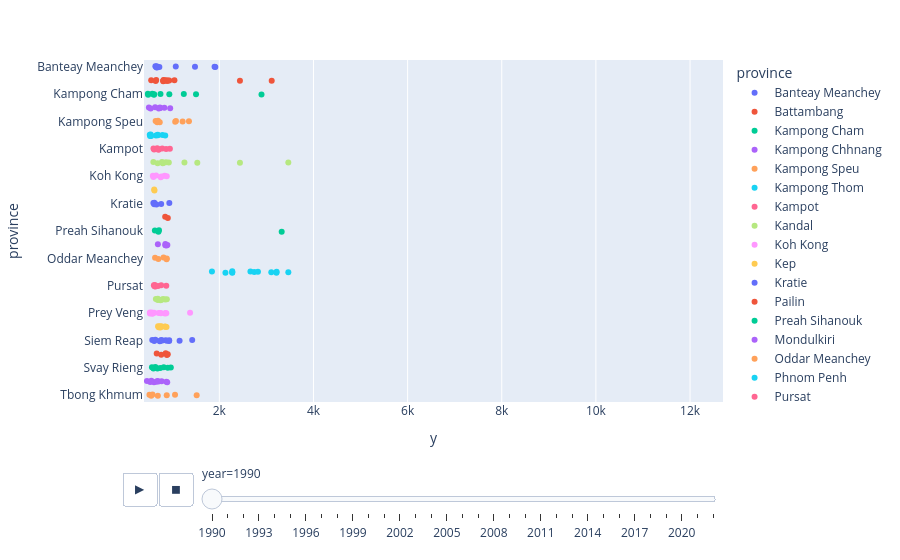

The cell this chart's notebook holds for it:
### Code cell
px.strip(df,
         x = 'y',
         y = 'province',
         range_x= [400, 12700],
         color = 'province',
         hover_name= 'district',
         hover_data = ['province'],
         animation_frame= 'year')

### Figure 1 — Plotly figure (JSON) as saved in the notebook; plotly's stock layout.template omitted (floating-point values rounded to 4 significant figures)
{"data": [{"alignmentgroup": "True", "boxpoints": "all", "fillcolor": "rgba(255,255,255,0)", "hoveron": "points", "hovertemplate": "<b>%{hovertext}</b><br><br>province=%{y}<br>year=1990<br>y=%{x}<extra></extra>", "hovertext": ["Malai", "Mongkol Borei", "Ou Chrov", "Paoy Paet", "Phnum Srok", "Preah Netr Preah", "Serei Saophoan", "Svay Chek", "Thma Puok"], "legendgroup": "Banteay Meanchey", "line": {"color": "rgba(255,255,255,0)"}, "marker": {"color": "#636efa"}, "name": "Banteay Meanchey", "offsetgroup": "Banteay Meanchey", "orientation": "h", "pointpos": 0, "showlegend": true, "type": "box", "x": [676.0, 1075.0, 1899.0, 1483.0, 642.0, 726.0, 1915.0, 668.0, 660.0], "x0": " ", "xaxis": "x", "y": ["Banteay Meanchey", "Banteay Meanchey", "Banteay Meanchey", "Banteay Meanchey", "Banteay Meanchey", "Banteay Meanchey", "Banteay Meanchey", "Banteay Meanchey", "Banteay Meanchey"], "y0": " ", "yaxis": "y"}, {"alignmentgroup": "True", "boxpoints": "all", "fillcolor": "rgba(255,255,255,0)", "hoveron": "points", "hovertemplate": "<b>%{hovertext}</b><br><br>province=%{y}<br>year=1990<br>y=%{x}<extra></extra>", "hovertext": ["Aek Phnum", "Banan", "Battambang", "Bavel", "Kamrieng", "Koas Krala", "Moung Ruessei", "Phnum Proek", "Rotonak Mondol", "Rukh Kiri", "Samlout", "Sampov Lun", "Sangkae", "Thma Koul", "Tonlé Sap"], "legendgroup": "Battambang", "line": {"color": "rgba(255,255,255,0)"}, "marker": {"color": "#EF553B"}, "name": "Battambang", "offsetgroup": "Battambang", "orientation": "h", "pointpos": 0, "showlegend": true, "type": "box", "x": [897.0, 659.0, 3113.0, 553.0, 859.0, 811.0, 808.0, 909.0, 815.0, 648.0, 874.0, 815.0, 2438.0, 1046.0, 936.0], "x0": " ", "xaxis": "x", "y": ["Battambang", "Battambang", "Battambang", "Battambang", "Battambang", "Battambang", "Battambang", "Battambang", "Battambang", "Battambang", "Battambang", "Battambang", "Battambang", "Battambang", "Battambang"], "y0": " ", "yaxis": "y"}, {"alignmentgroup": "True", "boxpoints": "all", "fillcolor": "rgba(255,255,255,0)", "hoveron": "points", "hovertemplate": "<b>%{hovertext}</b><br><br>province=%{y}<br>year=1990<br>y=%{x}<extra></extra>", "hovertext": ["Batheay", "Chamkar Leu", "Cheung Prey", "Kampong Cham", "Kampong Siem", "Kang Meas", "Kaoh Soutin", "Prey Chhor", "Srei Santhor", "Stueng Trang"], "legendgroup": "Kampong Cham", "line": {"color": "rgba(255,255,255,0)"}, "marker": {"color": "#00cc96"}, "name": "Kampong Cham", "offsetgroup": "Kampong Cham", "orientation": "h", "pointpos": 0, "showlegend": true, "type": "box", "x": [615.0, 938.0, 611.0, 2896.0, 1505.0, 750.0, 1246.0, 576.0, 482.0, 488.0], "x0": " ", "xaxis": "x", "y": ["Kampong Cham", "Kampong Cham", "Kampong Cham", "Kampong Cham", "Kampong Cham", "Kampong Cham", "Kampong Cham", "Kampong Cham", "Kampong Cham", "Kampong Cham"], "y0": " ", "yaxis": "y"}, {"alignmentgroup": "True", "boxpoints": "all", "fillcolor": "rgba(255,255,255,0)", "hoveron": "points", "hovertemplate": "<b>%{hovertext}</b><br><br>province=%{y}<br>year=1990<br>y=%{x}<extra></extra>", "hovertext": ["Baribour", "Chol Kiri", "Kampong Chhnang", "Kampong Leaeng", "Kampong Tralach", "Rolea B'ier", "Sameakki Mean Chey", "Tonlé Sap", "Tuek Phos"], "legendgroup": "Kampong Chhnang", "line": {"color": "rgba(255,255,255,0)"}, "marker": {"color": "#ab63fa"}, "name": "Kampong Chhnang", "offsetgroup": "Kampong Chhnang", "orientation": "h", "pointpos": 0, "showlegend": true, "type": "box", "x": [504.0, 542.0, 740.0, 714.0, 738.0, 956.0, 833.0, 636.0, 736.0], "x0": " ", "xaxis": "x", "y": ["Kampong Chhnang", "Kampong Chhnang", "Kampong Chhnang", "Kampong Chhnang", "Kampong Chhnang", "Kampong Chhnang", "Kampong Chhnang", "Kampong Chhnang", "Kampong Chhnang"], "y0": " ", "yaxis": "y"}, {"alignmentgroup": "True", "boxpoints": "all", "fillcolor": "rgba(255,255,255,0)", "hoveron": "points", "hovertemplate": "<b>%{hovertext}</b><br><br>province=%{y}<br>year=1990<br>y=%{x}<extra></extra>", "hovertext": ["Aoral", "Basedth", "Chbar Mon", "Kong Pisei", "Odongk", "Phnum Sruoch", "Samraong Tong", "Thpong"], "legendgroup": "Kampong Speu", "line": {"color": "rgba(255,255,255,0)"}, "marker": {"color": "#FFA15A"}, "name": "Kampong Speu", "offsetgroup": "Kampong Speu", "orientation": "h", "pointpos": 0, "showlegend": true, "type": "box", "x": [1079.0, 734.0, 1355.0, 1063.0, 698.0, 647.0, 1220.0, 680.0], "x0": " ", "xaxis": "x", "y": ["Kampong Speu", "Kampong Speu", "Kampong Speu", "Kampong Speu", "Kampong Speu", "Kampong Speu", "Kampong Speu", "Kampong Speu"], "y0": " ", "yaxis": "y"}, {"alignmentgroup": "True", "boxpoints": "all", "fillcolor": "rgba(255,255,255,0)", "hoveron": "points", "hovertemplate": "<b>%{hovertext}</b><br><br>province=%{y}<br>year=1990<br>y=%{x}<extra></extra>", "hovertext": ["Baray", "Kampong Svay", "Prasat Ballangk", "Prasat Sambour", "Sandan", "Santuk", "Stoung", "Stueng Saen", "Tonlé Sap"], "legendgroup": "Kampong Thom", "line": {"color": "rgba(255,255,255,0)"}, "marker": {"color": "#19d3f3"}, "name": "Kampong Thom", "offsetgroup": "Kampong Thom", "orientation": "h", "pointpos": 0, "showlegend": true, "type": "box", "x": [851.0, 523.0, 695.0, 654.0, 551.0, 529.0, 542.0, 791.0, 691.0], "x0": " ", "xaxis": "x", "y": ["Kampong Thom", "Kampong Thom", "Kampong Thom", "Kampong Thom", "Kampong Thom", "Kampong Thom", "Kampong Thom", "Kampong Thom", "Kampong Thom"], "y0": " ", "yaxis": "y"}, {"alignmentgroup": "True", "boxpoints": "all", "fillcolor": "rgba(255,255,255,0)", "hoveron": "points", "hovertemplate": "<b>%{hovertext}</b><br><br>province=%{y}<br>year=1990<br>y=%{x}<extra></extra>", "hovertext": ["Angkor Chey", "Banteay Meas", "Chhuk", "Chum Kiri", "Dang Tong", "Kampong Trach", "Kampot", "Tuek Chhou"], "legendgroup": "Kampot", "line": {"color": "rgba(255,255,255,0)"}, "marker": {"color": "#FF6692"}, "name": "Kampot", "offsetgroup": "Kampot", "orientation": "h", "pointpos": 0, "showlegend": true, "type": "box", "x": [870.0, 680.0, 615.0, 720.0, 601.0, 707.0, 950.0, 787.0], "x0": " ", "xaxis": "x", "y": ["Kampot", "Kampot", "Kampot", "Kampot", "Kampot", "Kampot", "Kampot", "Kampot"], "y0": " ", "yaxis": "y"}, {"alignmentgroup": "True", "boxpoints": "all", "fillcolor": "rgba(255,255,255,0)", "hoveron": "points", "hovertemplate": "<b>%{hovertext}</b><br><br>province=%{y}<br>year=1990<br>y=%{x}<extra></extra>", "hovertext": ["Angk Snuol", "Kandal Stueng", "Kaoh Thum", "Khsach Kandal", "Kien Svay", "Leuk Daek", "Lvea Aem", "Mukh Kampul", "Ponhea Lueu", "S'ang", "Ta Khmau"], "legendgroup": "Kandal", "line": {"color": "rgba(255,255,255,0)"}, "marker": {"color": "#B6E880"}, "name": "Kandal", "offsetgroup": "Kandal", "orientation": "h", "pointpos": 0, "showlegend": true, "type": "box", "x": [797.0, 927.0, 599.0, 1532.0, 817.0, 781.0, 2438.0, 689.0, 867.0, 1259.0, 3466.0], "x0": " ", "xaxis": "x", "y": ["Kandal", "Kandal", "Kandal", "Kandal", "Kandal", "Kandal", "Kandal", "Kandal", "Kandal", "Kandal", "Kandal"], "y0": " ", "yaxis": "y"}, {"alignmentgroup": "True", "boxpoints": "all", "fillcolor": "rgba(255,255,255,0)", "hoveron": "points", "hovertemplate": "<b>%{hovertext}</b><br><br>province=%{y}<br>year=1990<br>y=%{x}<extra></extra>", "hovertext": ["Botum Sakor", "Kaoh Kong", "Khemara Phoumin", "Kiri Sakor", "Mondol Seima", "Srae Ambel", "Thma Bang"], "legendgroup": "Koh Kong", "line": {"color": "rgba(255,255,255,0)"}, "marker": {"color": "#FF97FF"}, "name": "Koh Kong", "offsetgroup": "Koh Kong", "orientation": "h", "pointpos": 0, "showlegend": true, "type": "box", "x": [838.0, 755.0, 588.0, 770.0, 600.0, 657.0, 883.0], "x0": " ", "xaxis": "x", "y": ["Koh Kong", "Koh Kong", "Koh Kong", "Koh Kong", "Koh Kong", "Koh Kong", "Koh Kong"], "y0": " ", "yaxis": "y"}, {"alignmentgroup": "True", "boxpoints": "all", "fillcolor": "rgba(255,255,255,0)", "hoveron": "points", "hovertemplate": "<b>%{hovertext}</b><br><br>province=%{y}<br>year=1990<br>y=%{x}<extra></extra>", "hovertext": ["Damnak Chang'aeur", "Kaeb"], "legendgroup": "Kep", "line": {"color": "rgba(255,255,255,0)"}, "marker": {"color": "#FECB52"}, "name": "Kep", "offsetgroup": "Kep", "orientation": "h", "pointpos": 0, "showlegend": true, "type": "box", "x": [617.0, 622.0], "x0": " ", "xaxis": "x", "y": ["Kep", "Kep"], "y0": " ", "yaxis": "y"}, {"alignmentgroup": "True", "boxpoints": "all", "fillcolor": "rgba(255,255,255,0)", "hoveron": "points", "hovertemplate": "<b>%{hovertext}</b><br><br>province=%{y}<br>year=1990<br>y=%{x}<extra></extra>", "hovertext": ["Chetr Borei", "Chhloung", "Kracheh", "Prek Prasab", "Sambour", "Snuol"], "legendgroup": "Kratie", "line": {"color": "rgba(255,255,255,0)"}, "marker": {"color": "#636efa"}, "name": "Kratie", "offsetgroup": "Kratie", "orientation": "h", "pointpos": 0, "showlegend": true, "type": "box", "x": [599.0, 620.0, 765.0, 616.0, 665.0, 938.0], "x0": " ", "xaxis": "x", "y": ["Kratie", "Kratie", "Kratie", "Kratie", "Kratie", "Kratie"], "y0": " ", "yaxis": "y"}, {"alignmentgroup": "True", "boxpoints": "all", "fillcolor": "rgba(255,255,255,0)", "hoveron": "points", "hovertemplate": "<b>%{hovertext}</b><br><br>province=%{y}<br>year=1990<br>y=%{x}<extra></extra>", "hovertext": ["Pailin", "Sala Krau"], "legendgroup": "Pailin", "line": {"color": "rgba(255,255,255,0)"}, "marker": {"color": "#EF553B"}, "name": "Pailin", "offsetgroup": "Pailin", "orientation": "h", "pointpos": 0, "showlegend": true, "type": "box", "x": [850.0, 906.0], "x0": " ", "xaxis": "x", "y": ["Pailin", "Pailin"], "y0": " ", "yaxis": "y"}, {"alignmentgroup": "True", "boxpoints": "all", "fillcolor": "rgba(255,255,255,0)", "hoveron": "points", "hovertemplate": "<b>%{hovertext}</b><br><br>province=%{y}<br>year=1990<br>y=%{x}<extra></extra>", "hovertext": ["Kampong Seila", "Preah Sihanouk", "Prey Nob", "Stueng Hav"], "legendgroup": "Preah Sihanouk", "line": {"color": "rgba(255,255,255,0)"}, "marker": {"color": "#00cc96"}, "name": "Preah Sihanouk", "offsetgroup": "Preah Sihanouk", "orientation": "h", "pointpos": 0, "showlegend": true, "type": "box", "x": [718.0, 3325.0, 631.0, 707.0], "x0": " ", "xaxis": "x", "y": ["Preah Sihanouk", "Preah Sihanouk", "Preah Sihanouk", "Preah Sihanouk"], "y0": " ", "yaxis": "y"}, {"alignmentgroup": "True", "boxpoints": "all", "fillcolor": "rgba(255,255,255,0)", "hoveron": "points", "hovertemplate": "<b>%{hovertext}</b><br><br>province=%{y}<br>year=1990<br>y=%{x}<extra></extra>", "hovertext": ["Kaev Seima", "Kaoh Nheaek", "Ou Reang", "Pech Chreada", "Saen Monourom"], "legendgroup": "Mondulkiri", "line": {"color": "rgba(255,255,255,0)"}, "marker": {"color": "#ab63fa"}, "name": "Mondulkiri", "offsetgroup": "Mondulkiri", "orientation": "h", "pointpos": 0, "showlegend": true, "type": "box", "x": [853.0, 878.0, 854.0, 896.0, 695.0], "x0": " ", "xaxis": "x", "y": ["Mondulkiri", "Mondulkiri", "Mondulkiri", "Mondulkiri", "Mondulkiri"], "y0": " ", "yaxis": "y"}, {"alignmentgroup": "True", "boxpoints": "all", "fillcolor": "rgba(255,255,255,0)", "hoveron": "points", "hovertemplate": "<b>%{hovertext}</b><br><br>province=%{y}<br>year=1990<br>y=%{x}<extra></extra>", "hovertext": ["Anlong Veaeng", "Banteay Ampil", "Chong Kal", "Samraong", "Trapeang Prasat"], "legendgroup": "Oddar Meanchey", "line": {"color": "rgba(255,255,255,0)"}, "marker": {"color": "#FFA15A"}, "name": "Oddar Meanchey", "offsetgroup": "Oddar Meanchey", "orientation": "h", "pointpos": 0, "showlegend": true, "type": "box", "x": [879.0, 884.0, 706.0, 635.0, 815.0], "x0": " ", "xaxis": "x", "y": ["Oddar Meanchey", "Oddar Meanchey", "Oddar Meanchey", "Oddar Meanchey", "Oddar Meanchey"], "y0": " ", "yaxis": "y"}, {"alignmentgroup": "True", "boxpoints": "all", "fillcolor": "rgba(255,255,255,0)", "hoveron": "points", "hovertemplate": "<b>%{hovertext}</b><br><br>province=%{y}<br>year=1990<br>y=%{x}<extra></extra>", "hovertext": ["Chamkar Mon", "Chbar Ampov", "Chraoy Chongvar", "Dangkao", "Doun Penh", "Mean Chey", "Praek Pnov", "Prampir Meakkakra", "Pur Sen Chey", "Russey Keo", "Saensokh", "Tuol Kouk"], "legendgroup": "Phnom Penh", "line": {"color": "rgba(255,255,255,0)"}, "marker": {"color": "#19d3f3"}, "name": "Phnom Penh", "offsetgroup": "Phnom Penh", "orientation": "h", "pointpos": 0, "showlegend": true, "type": "box", "x": [2274.0, 3466.0, 3214.0, 3217.0, 2274.0, 2742.0, 1843.0, 2821.0, 2274.0, 3104.0, 2661.0, 2130.0], "x0": " ", "xaxis": "x", "y": ["Phnom Penh", "Phnom Penh", "Phnom Penh", "Phnom Penh", "Phnom Penh", "Phnom Penh", "Phnom Penh", "Phnom Penh", "Phnom Penh", "Phnom Penh", "Phnom Penh", "Phnom Penh"], "y0": " ", "yaxis": "y"}, {"alignmentgroup": "True", "boxpoints": "all", "fillcolor": "rgba(255,255,255,0)", "hoveron": "points", "hovertemplate": "<b>%{hovertext}</b><br><br>province=%{y}<br>year=1990<br>y=%{x}<extra></extra>", "hovertext": ["Bakan", "Kandieng", "Krakor", "Phnum Kravanh", "Pursat", "Tonlé Sap", "Veal Veaeng"], "legendgroup": "Pursat", "line": {"color": "rgba(255,255,255,0)"}, "marker": {"color": "#FF6692"}, "name": "Pursat", "offsetgroup": "Pursat", "orientation": "h", "pointpos": 0, "showlegend": true, "type": "box", "x": [642.0, 630.0, 699.0, 765.0, 610.0, 623.0, 873.0], "x0": " ", "xaxis": "x", "y": ["Pursat", "Pursat", "Pursat", "Pursat", "Pursat", "Pursat", "Pursat"], "y0": " ", "yaxis": "y"}, {"alignmentgroup": "True", "boxpoints": "all", "fillcolor": "rgba(255,255,255,0)", "hoveron": "points", "hovertemplate": "<b>%{hovertext}</b><br><br>province=%{y}<br>year=1990<br>y=%{x}<extra></extra>", "hovertext": ["Chey Saen", "Chhaeb", "Choam Ksant", "Kuleaen", "Preah Vihear", "Rovieng", "Sangkum Thmei", "Tbaeng Mean Chey"], "legendgroup": "Preah Vihear", "line": {"color": "rgba(255,255,255,0)"}, "marker": {"color": "#B6E880"}, "name": "Preah Vihear", "offsetgroup": "Preah Vihear", "orientation": "h", "pointpos": 0, "showlegend": true, "type": "box", "x": [694.0, 773.0, 850.0, 806.0, 885.0, 750.0, 692.0, 652.0], "x0": " ", "xaxis": "x", "y": ["Preah Vihear", "Preah Vihear", "Preah Vihear", "Preah Vihear", "Preah Vihear", "Preah Vihear", "Preah Vihear", "Preah Vihear"], "y0": " ", "yaxis": "y"}, {"alignmentgroup": "True", "boxpoints": "all", "fillcolor": "rgba(255,255,255,0)", "hoveron": "points", "hovertemplate": "<b>%{hovertext}</b><br><br>province=%{y}<br>year=1990<br>y=%{x}<extra></extra>", "hovertext": ["Ba Phnum", "Kamchay Mear", "Kampong Trabaek", "Kanhchriech", "Me Sang", "Pea Reang", "Peam Chor", "Peam Ro", "Preah Sdach", "Prey Veng", "Pur Rieng", "Sithor Kandal", "Svay Antor"], "legendgroup": "Prey Veng", "line": {"color": "rgba(255,255,255,0)"}, "marker": {"color": "#FF97FF"}, "name": "Prey Veng", "offsetgroup": "Prey Veng", "orientation": "h", "pointpos": 0, "showlegend": true, "type": "box", "x": [760.0, 575.0, 858.0, 590.0, 564.0, 616.0, 711.0, 1379.0, 526.0, 749.0, 845.0, 874.0, 526.0], "x0": " ", "xaxis": "x", "y": ["Prey Veng", "Prey Veng", "Prey Veng", "Prey Veng", "Prey Veng", "Prey Veng", "Prey Veng", "Prey Veng", "Prey Veng", "Prey Veng", "Prey Veng", "Prey Veng", "Prey Veng"], "y0": " ", "yaxis": "y"}, {"alignmentgroup": "True", "boxpoints": "all", "fillcolor": "rgba(255,255,255,0)", "hoveron": "points", "hovertemplate": "<b>%{hovertext}</b><br><br>province=%{y}<br>year=1990<br>y=%{x}<extra></extra>", "hovertext": ["Andoung Meas", "Ban Lung", "Bar Kaev", "Koun Mom", "Lumphat", "Ou Chum", "Ou Ya Dav", "Ta Veaeng", "Veun Sai"], "legendgroup": "Ratanakiri", "line": {"color": "rgba(255,255,255,0)"}, "marker": {"color": "#FECB52"}, "name": "Ratanakiri", "offsetgroup": "Ratanakiri", "orientation": "h", "pointpos": 0, "showlegend": true, "type": "box", "x": [847.0, 850.0, 711.0, 699.0, 756.0, 744.0, 769.0, 878.0, 733.0], "x0": " ", "xaxis": "x", "y": ["Ratanakiri", "Ratanakiri", "Ratanakiri", "Ratanakiri", "Ratanakiri", "Ratanakiri", "Ratanakiri", "Ratanakiri", "Ratanakiri"], "y0": " ", "yaxis": "y"}, {"alignmentgroup": "True", "boxpoints": "all", "fillcolor": "rgba(255,255,255,0)", "hoveron": "points", "hovertemplate": "<b>%{hovertext}</b><br><br>province=%{y}<br>year=1990<br>y=%{x}<extra></extra>", "hovertext": ["Angkor Chum", "Angkor Thum", "Banteay Srei", "Chi Kraeng", "Kralanh", "Prasat Bakong", "Puok", "Siem Reap", "Soutr Nikom", "Srei Snam", "Svay Leu", "Tonlé Sap", "Varin"], "legendgroup": "Siem Reap", "line": {"color": "rgba(255,255,255,0)"}, "marker": {"color": "#636efa"}, "name": "Siem Reap", "offsetgroup": "Siem Reap", "orientation": "h", "pointpos": 0, "showlegend": true, "type": "box", "x": [735.0, 576.0, 858.0, 766.0, 618.0, 789.0, 1156.0, 1424.0, 746.0, 642.0, 888.0, 935.0, 934.0], "x0": " ", "xaxis": "x", "y": ["Siem Reap", "Siem Reap", "Siem Reap", "Siem Reap", "Siem Reap", "Siem Reap", "Siem Reap", "Siem Reap", "Siem Reap", "Siem Reap", "Siem Reap", "Siem Reap", "Siem Reap"], "y0": " ", "yaxis": "y"}, {"alignmentgroup": "True", "boxpoints": "all", "fillcolor": "rgba(255,255,255,0)", "hoveron": "points", "hovertemplate": "<b>%{hovertext}</b><br><br>province=%{y}<br>year=1990<br>y=%{x}<extra></extra>", "hovertext": ["Sesan", "Siem Bouk", "Siem Pang", "Stueng Traeng", "Thala Barivat"], "legendgroup": "Stung Treng", "line": {"color": "rgba(255,255,255,0)"}, "marker": {"color": "#EF553B"}, "name": "Stung Treng", "offsetgroup": "Stung Treng", "orientation": "h", "pointpos": 0, "showlegend": true, "type": "box", "x": [886.0, 766.0, 905.0, 861.0, 670.0], "x0": " ", "xaxis": "x", "y": ["Stung Treng", "Stung Treng", "Stung Treng", "Stung Treng", "Stung Treng"], "y0": " ", "yaxis": "y"}, {"alignmentgroup": "True", "boxpoints": "all", "fillcolor": "rgba(255,255,255,0)", "hoveron": "points", "hovertemplate": "<b>%{hovertext}</b><br><br>province=%{y}<br>year=1990<br>y=%{x}<extra></extra>", "hovertext": ["Bavet", "Chantrea", "Kampong Rou", "Romeas Haek", "Rumduol", "Svay Chrum", "Svay Rieng", "Svay Teab"], "legendgroup": "Svay Rieng", "line": {"color": "rgba(255,255,255,0)"}, "marker": {"color": "#00cc96"}, "name": "Svay Rieng", "offsetgroup": "Svay Rieng", "orientation": "h", "pointpos": 0, "showlegend": true, "type": "box", "x": [970.0, 819.0, 685.0, 601.0, 569.0, 746.0, 905.0, 642.0], "x0": " ", "xaxis": "x", "y": ["Svay Rieng", "Svay Rieng", "Svay Rieng", "Svay Rieng", "Svay Rieng", "Svay Rieng", "Svay Rieng", "Svay Rieng"], "y0": " ", "yaxis": "y"}, {"alignmentgroup": "True", "boxpoints": "all", "fillcolor": "rgba(255,255,255,0)", "hoveron": "points", "hovertemplate": "<b>%{hovertext}</b><br><br>province=%{y}<br>year=1990<br>y=%{x}<extra></extra>", "hovertext": ["Angkor Borei", "Bati", "Borei Cholsar", "Doun Kaev", "Kaoh Andaet", "Kiri Vong", "Prey Kabbas", "Samraong", "Tram Kak", "Treang"], "legendgroup": "Takeo", "line": {"color": "rgba(255,255,255,0)"}, "marker": {"color": "#ab63fa"}, "name": "Takeo", "offsetgroup": "Takeo", "orientation": "h", "pointpos": 0, "showlegend": true, "type": "box", "x": [557.0, 611.0, 707.0, 875.0, 462.0, 660.0, 686.0, 533.0, 775.0, 893.0], "x0": " ", "xaxis": "x", "y": ["Takeo", "Takeo", "Takeo", "Takeo", "Takeo", "Takeo", "Takeo", "Takeo", "Takeo", "Takeo"], "y0": " ", "yaxis": "y"}, {"alignmentgroup": "True", "boxpoints": "all", "fillcolor": "rgba(255,255,255,0)", "hoveron": "points", "hovertemplate": "<b>%{hovertext}</b><br><br>province=%{y}<br>year=1990<br>y=%{x}<extra></extra>", "hovertext": ["Dambae", "Krouch Chhmar", "Memot", "Ou Reang Ov", "Ponhea Kraek", "Suong", "Tboung Khmum"], "legendgroup": "Tbong Khmum", "line": {"color": "rgba(255,255,255,0)"}, "marker": {"color": "#FFA15A"}, "name": "Tbong Khmum", "offsetgroup": "Tbong Khmum", "orientation": "h", "pointpos": 0, "showlegend": true, "type": "box", "x": [552.0, 883.0, 694.0, 516.0, 580.0, 1519.0, 1059.0], "x0": " ", "xaxis": "x", "y": ["Tbong Khmum", "Tbong Khmum", "Tbong Khmum", "Tbong Khmum", "Tbong Khmum", "Tbong Khmum", "Tbong Khmum"], "y0": " ", "yaxis": "y"}], "layout": {"boxmode": "overlay", "legend": {"title": {"text": "province"}, "tracegroupgap": 0}, "margin": {"t": 60}, "sliders": [{"active": 0, "currentvalue": {"prefix": "year="}, "len": 0.9, "pad": {"b": 10, "t": 60}, "steps": [{"args": [["1990"], {"frame": {"duration": 0, "redraw": true}, "fromcurrent": true, "mode": "immediate", "transition": {"duration": 0, "easing": "linear"}}], "label": "1990", "method": "animate"}, {"args": [["1991"], {"frame": {"duration": 0, "redraw": true}, "fromcurrent": true, "mode": "immediate", "transition": {"duration": 0, "easing": "linear"}}], "label": "1991", "method": "animate"}, {"args": [["1992"], {"frame": {"duration": 0, "redraw": true}, "fromcurrent": true, "mode": "immediate", "transition": {"duration": 0, "easing": "linear"}}], "label": "1992", "method": "animate"}, {"args": [["1993"], {"frame": {"duration": 0, "redraw": true}, "fromcurrent": true, "mode": "immediate", "transition": {"duration": 0, "easing": "linear"}}], "label": "1993", "method": "animate"}, {"args": [["1994"], {"frame": {"duration": 0, "redraw": true}, "fromcurrent": true, "mode": "immediate", "transition": {"duration": 0, "easing": "linear"}}], "label": "1994", "method": "animate"}, {"args": [["1995"], {"frame": {"duration": 0, "redraw": true}, "fromcurrent": true, "mode": "immediate", "transition": {"duration": 0, "easing": "linear"}}], "label": "1995", "method": "animate"}, {"args": [["1996"], {"frame": {"duration": 0, "redraw": true}, "fromcurrent": true, "mode": "immediate", "transition": {"duration": 0, "easing": "linear"}}], "label": "1996", "method": "animate"}, {"args": [["1997"], {"frame": {"duration": 0, "redraw": true}, "fromcurrent": true, "mode": "immediate", "transition": {"duration": 0, "easing": "linear"}}], "label": "1997", "method": "animate"}, {"args": [["1998"], {"frame": {"duration": 0, "redraw": true}, "fromcurrent": true, "mode": "immediate", "transition": {"duration": 0, "easing": "linear"}}], "label": "1998", "method": "animate"}, {"args": [["1999"], {"frame": {"duration": 0, "redraw": true}, "fromcurrent": true, "mode": "immediate", "transition": {"duration": 0, "easing": "linear"}}], "label": "1999", "method": "animate"}, {"args": [["2000"], {"frame": {"duration": 0, "redraw": true}, "fromcurrent": true, "mode": "immediate", "transition": {"duration": 0, "easing": "linear"}}], "label": "2000", "method": "animate"}, {"args": [["2001"], {"frame": {"duration": 0, "redraw": true}, "fromcurrent": true, "mode": "immediate", "transition": {"duration": 0, "easing": "linear"}}], "label": "2001", "method": "animate"}, {"args": [["2002"], {"frame": {"duration": 0, "redraw": true}, "fromcurrent": true, "mode": "immediate", "transition": {"duration": 0, "easing": "linear"}}], "label": "2002", "method": "animate"}, {"args": [["2003"], {"frame": {"duration": 0, "redraw": true}, "fromcurrent": true, "mode": "immediate", "transition": {"duration": 0, "easing": "linear"}}], "label": "2003", "method": "animate"}, {"args": [["2004"], {"frame": {"duration": 0, "redraw": true}, "fromcurrent": true, "mode": "immediate", "transition": {"duration": 0, "easing": "linear"}}], "label": "2004", "method": "animate"}, {"args": [["2005"], {"frame": {"duration": 0, "redraw": true}, "fromcurrent": true, "mode": "immediate", "transition": {"duration": 0, "easing": "linear"}}], "label": "2005", "method": "animate"}, {"args": [["2006"], {"frame": {"duration": 0, "redraw": true}, "fromcurrent": true, "mode": "immediate", "transition": {"duration": 0, "easing": "linear"}}], "label": "2006", "method": "animate"}, {"args": [["2007"], {"frame": {"duration": 0, "redraw": true}, "fromcurrent": true, "mode": "immediate", "transition": {"duration": 0, "easing": "linear"}}], "label": "2007", "method": "animate"}, {"args": [["2008"], {"frame": {"duration": 0, "redraw": true}, "fromcurrent": true, "mode": "immediate", "transition": {"duration": 0, "easing": "linear"}}], "label": "2008", "method": "animate"}, {"args": [["2009"], {"frame": {"duration": 0, "redraw": true}, "fromcurrent": true, "mode": "immediate", "transition": {"duration": 0, "easing": "linear"}}], "label": "2009", "method": "animate"}, {"args": [["2010"], {"frame": {"duration": 0, "redraw": true}, "fromcurrent": true, "mode": "immediate", "transition": {"duration": 0, "easing": "linear"}}], "label": "2010", "method": "animate"}, {"args": [["2011"], {"frame": {"duration": 0, "redraw": true}, "fromcurrent": true, "mode": "immediate", "transition": {"duration": 0, "easing": "linear"}}], "label": "2011", "method": "animate"}, {"args": [["2012"], {"frame": {"duration": 0, "redraw": true}, "fromcurrent": true, "mode": "immediate", "transition": {"duration": 0, "easing": "linear"}}], "label": "2012", "method": "animate"}, {"args": [["2013"], {"frame": {"duration": 0, "redraw": true}, "fromcurrent": true, "mode": "immediate", "transition": {"duration": 0, "easing": "linear"}}], "label": "2013", "method": "animate"}, {"args": [["2014"], {"frame": {"duration": 0, "redraw": true}, "fromcurrent": true, "mode": "immediate", "transition": {"duration": 0, "easing": "linear"}}], "label": "2014", "method": "animate"}, {"args": [["2015"], {"frame": {"duration": 0, "redraw": true}, "fromcurrent": true, "mode": "immediate", "transition": {"duration": 0, "easing": "linear"}}], "label": "2015", "method": "animate"}, {"args": [["2016"], {"frame": {"duration": 0, "redraw": true}, "fromcurrent": true, "mode": "immediate", "transition": {"duration": 0, "easing": "linear"}}], "label": "2016", "method": "animate"}, {"args": [["2017"], {"frame": {"duration": 0, "redraw": true}, "fromcurrent": true, "mode": "immediate", "transition": {"duration": 0, "easing": "linear"}}], "label": "2017", "method": "animate"}, {"args": [["2018"], {"frame": {"duration": 0, "redraw": true}, "fromcurrent": true, "mode": "immediate", "transition": {"duration": 0, "easing": "linear"}}], "label": "2018", "method": "animate"}, {"args": [["2019"], {"frame": {"duration": 0, "redraw": true}, "fromcurrent": true, "mode": "immediate", "transition": {"duration": 0, "easing": "linear"}}], "label": "2019", "method": "animate"}, {"args": [["2020"], {"frame": {"duration": 0, "redraw": true}, "fromcurrent": true, "mode": "immediate", "transition": {"duration": 0, "easing": "linear"}}], "label": "2020", "method": "animate"}, {"args": [["2021"], {"frame": {"duration": 0, "redraw": true}, "fromcurrent": true, "mode": "immediate", "transition": {"duration": 0, "easing": "linear"}}], "label": "2021", "method": "animate"}, {"args": [["2022"], {"frame": {"duration": 0, "redraw": true}, "fromcurrent": true, "mode": "immediate", "transition": {"duration": 0, "easing": "linear"}}], "label": "2022", "method": "animate"}], "x": 0.1, "xanchor": "left", "y": 0, "yanchor": "top"}], "updatemenus": [{"buttons": [{"args": [null, {"frame": {"duration": 500, "redraw": true}, "fromcurrent": true, "mode": "immediate", "transition": {"duration": 500, "easing": "linear"}}], "label": "&#9654;", "method": "animate"}, {"args": [[null], {"frame": {"duration": 0, "redraw": true}, "fromcurrent": true, "mode": "immediate", "transition": {"duration": 0, "easing": "linear"}}], "label": "&#9724;", "method": "animate"}], "direction": "left", "pad": {"r": 10, "t": 70}, "showactive": false, "type": "buttons", "x": 0.1, "xanchor": "right", "y": 0, "yanchor": "top"}], "xaxis": {"anchor": "y", "domain": [0.0, 1.0], "range": [400, 12700], "title": {"text": "y"}}, "yaxis": {"anchor": "x", "categoryarray": ["Tbong Khmum", "Takeo", "Svay Rieng", "Stung Treng", "Siem Reap", "Ratanakiri", "Prey Veng", "Preah Vihear", "Pursat", "Phnom Penh", "Oddar Meanchey", "Mondulkiri", "Preah Sihanouk", "Pailin", "Kratie", "Kep", "Koh Kong", "Kandal", "Kampot", "Kampong Thom", "Kampong Speu", "Kampong Chhnang", "Kampong Cham", "Battambang", "Banteay Meanchey"], "categoryorder": "array", "domain": [0.0, 1.0], "title": {"text": "province"}}}}
